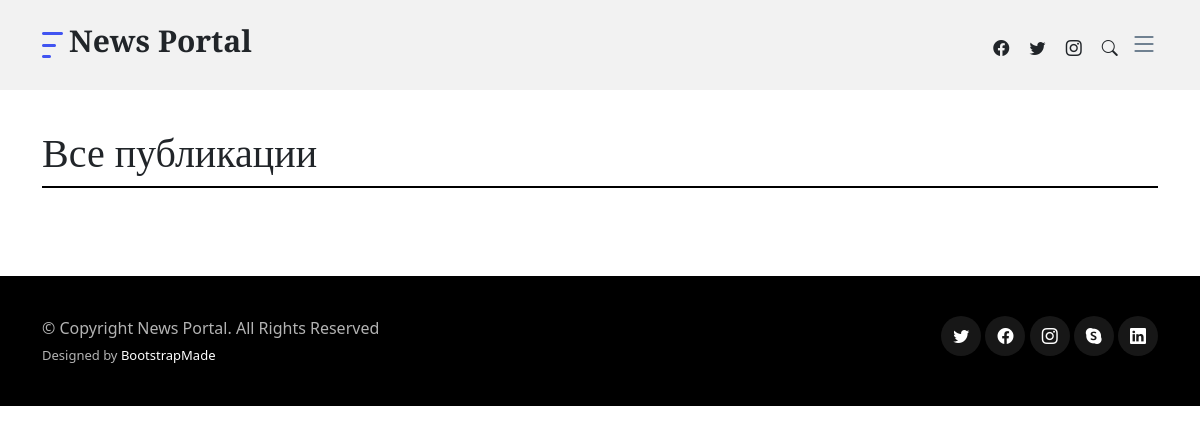
Before: /news/ with the older database file.
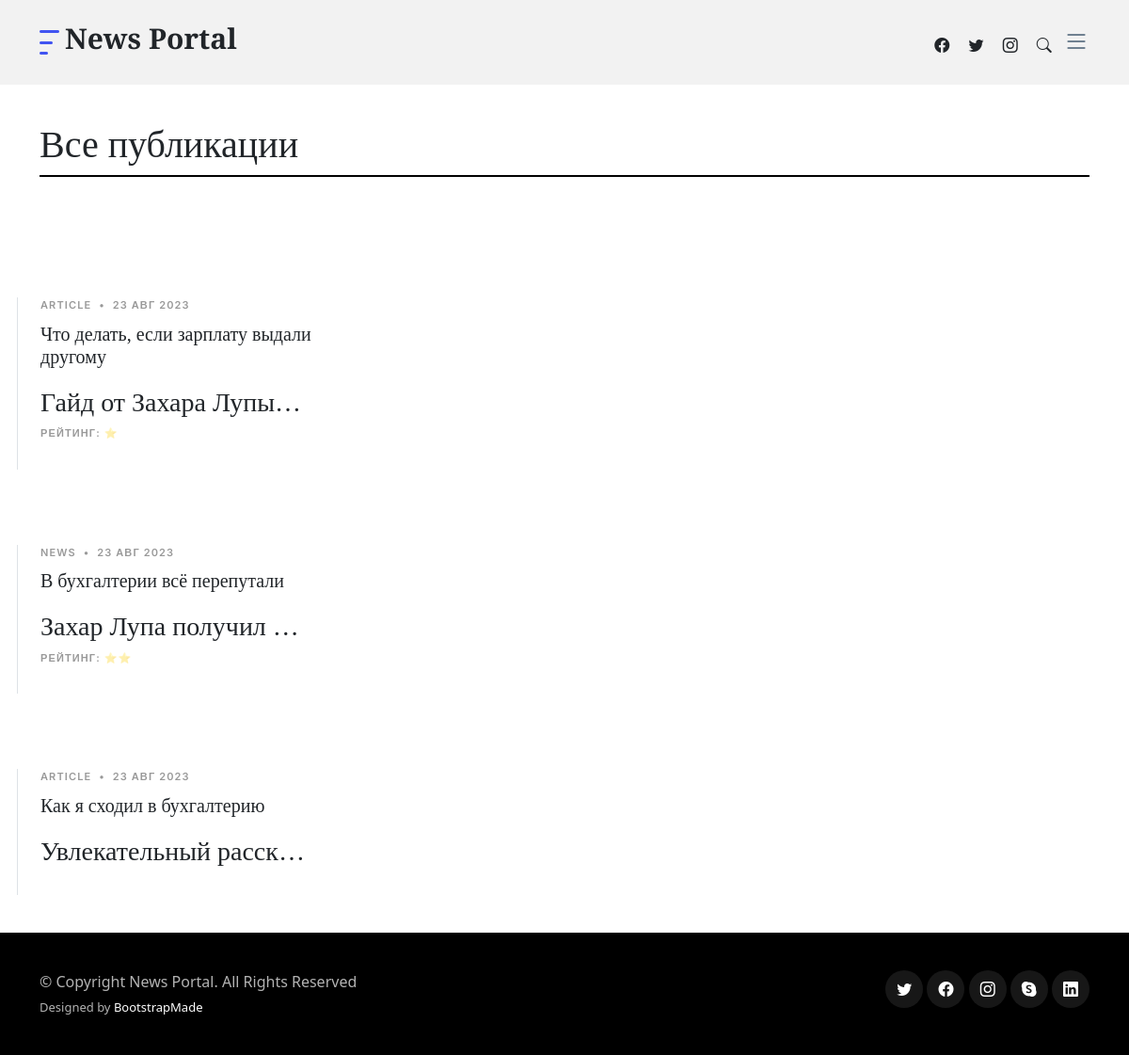
After: the same page with the newer database file.
### news/models.py (models this page shows, shortened)
class Post(models.Model):
    author = models.ForeignKey(Author, on_delete=models.CASCADE, verbose_name="author", related_name="posts")
    POST_TYPES = [('article', 'Статья'), ('news', 'Новость')]
    post_type = models.CharField(choices=POST_TYPES, max_length=7, default='article')
    created_at = models.DateTimeField(auto_now_add=True)
    category = models.ManyToManyField(Category, through='PostCategory')
    title = models.CharField(max_length=255)
    text = models.TextField()
    rating = models.IntegerField(default=0)

### news/views.py (the view)
# urls.py: path('news/', views.PostList.as_view()),
class PostList(ListView):
    model = Post
    ordering = '-created_at'
    template_name = 'posts.html'
    context_object_name = 'posts'

### news/templatetags/pro_filters.py (called while the page is built)
@register.filter()
def pretty_rating(value, param='&#x2B50;'):
    return value * param

### news/templatetags/pro_tags.py (called while the page is built)
@register.simple_tag()
def header(title='Привет!'):
    section = f'<section class="category-section"><div class="container" data-aos="fade-up"><div class="section-header d-flex justify-content-between align-items-center mb-5"><h1>{title}</h1></div></div></section>'
    return section

### templates/posts.html (shortened to what this page needs)
{% extends 'default.html' %}
{% load pro_filters %}
{% load pro_tags %}
{% block content %}
    {% autoescape off %}{% header "Все публикации" %}{% endautoescape  %}
    {% if posts %}
        {% for post in posts %}
        <section id="posts" class="posts">
            <div class="container" data-aos="fade-up">
                <div class="row g-5">
                    <div class="col-lg-4 border-start custom-border">
                        <div class="post-entry-1">
                            <div class="post-meta"><span>{{ post.post_type }}</span> <span class="mx-1">&bullet;</span> <span>{{ post.created_at|date:'d M Y' }}</span></div>
                            <a href="/news/{{ post.pk }}"><h2>{{ post.title|censor }}</h2></a>
                            <a href="/news/{{ post.pk }}"><h3>{{ post.text|censor|truncatechars:20 }}</h3></a>
                            {% if post.rating %}
                                <div class="post-meta"><span>Рейтинг: {{ post.rating|pretty_rating|safe }}</span></div>
                            {% endif %}
                            </div>
                        </div>
                    </div>
                </div>
            </section>
        {% endfor %}
    {% endif %}
{% endblock %}

### templates/default.html (shortened to what this page needs)
<!DOCTYPE html>
{% load static %}
<html>
<head>
        <link href={% static "vendor/bootstrap/css/bootstrap.min.css" %} rel="stylesheet">
        <link href={% static "vendor/bootstrap-icons/bootstrap-icons.css" %} rel="stylesheet">
        <link href={% static "vendor/swiper/swiper-bundle.min.css" %} rel="stylesheet">
        <link href={% static "vendor/glightbox/css/glightbox.min.css" %} rel="stylesheet">
        <link href={% static "vendor/aos/aos.css" %} rel="stylesheet">
        <link href={% static "css/variables.css" %} rel="stylesheet">
        <link href={% static "css/main.css" %} rel="stylesheet">
  </head>
<body>
  {% include 'header.html' %}
  <main id="main">
    {% block content %}
    {% endblock %}
    </main>
  {% include 'footer.html' %}
  </body>
</html>

### templates/header.html (shortened to what this page needs)
{% load static %}
  <header id="header" class="header d-flex align-items-center fixed-top">
    <div class="container-fluid container-xl d-flex align-items-center justify-content-between">
      <a href="/" class="logo d-flex align-items-center">
        <img src={% static "img/logo.png" %} alt="">
        <h1>News Portal</h1>
      </a>
      <div class="position-relative">
        <a href="#" class="mx-2"><span class="bi-facebook"></span></a>
        <a href="#" class="mx-2"><span class="bi-twitter"></span></a>
        <a href="#" class="mx-2"><span class="bi-instagram"></span></a>
        <a href="#" class="mx-2 js-search-open"><span class="bi-search"></span></a>
        <i class="bi bi-list mobile-nav-toggle"></i>
      </div>
    </div>
  </header>

### templates/footer.html (shortened to what this page needs)
{% load static %}
 <footer id="footer" class="footer">
    <div class="footer-legal">
      <div class="container">
        <div class="row justify-content-between">
          <div class="col-md-6 text-center text-md-start mb-3 mb-md-0">
            <div class="copyright">
              © Copyright <strong><span>News Portal</span></strong>. All Rights Reserved
            </div>
            <div class="credits">
              Designed by <a href="https://bootstrapmade.com/">BootstrapMade</a>
            </div>
          </div>
          <div class="col-md-6">
            <div class="social-links mb-3 mb-lg-0 text-center text-md-end">
              <a href="#" class="twitter"><i class="bi bi-twitter"></i></a>
              <a href="#" class="facebook"><i class="bi bi-facebook"></i></a>
              <a href="#" class="instagram"><i class="bi bi-instagram"></i></a>
              <a href="#" class="google-plus"><i class="bi bi-skype"></i></a>
              <a href="#" class="linkedin"><i class="bi bi-linkedin"></i></a>
            </div>
          </div>
        </div>
      </div>
    </div>
  </footer>

### assets/css/variables.css (style rules this page uses)
:root { --font-default: 'EB Garamond', system-ui, -apple-system, "Segoe UI", Roboto, "Helvetica Neue", Arial, "Noto Sans", "Liberation Sans", sans-serif, "Apple Color Emoji", "Segoe UI Emoji", "Segoe UI Symbol", "Noto Color Emoji"; --font-primary: 'EB Garamond', serif; --font-secondary: 'Inter', sans-serif; --color-default: #212529; --color-default-rgb: 33, 37, 41; --color-links: #212529; --color-links-hover: #15171a; --color-primary: #212529; --color-primary-light: #26282c; --color-primary-dark: #0b0c0e; --color-primary-rgb: 33, 37, 41; --color-primary-light-rgb: 38, 40, 44; --color-primary-dark-rgb: 11, 12, 14; --color-secondary: #596d80; --color-secondary-light: #8498aa; --color-secondary-dark: #404f5c; --color-secondary-rgb: 89, 109, 128; --color-secondary-light-rgb: 132, 152, 170; --color-secondary-dark-rgb: 64, 79, 92; --color-blue: #0d6efd; --color-blue-rgb: 13, 110, 253; --color-indigo: #6610f2; --color-indigo-rgb: 102, 16, 242; --color-purple: #6f42c1; --color-purple-rgb: 111, 66, 193; --color-pink: #f3268c; --color-pink-rgb: 243, 38, 140; --color-red: #df1529; --color-red-rgb: 223, 21, 4; --color-orange: #fd7e14; --color-orange-rgb: 253, 126, 20; --color-yellow: #ffc107; --color-yellow-rgb: 255, 193, 7; --color-green: #059652; --color-green-rgb: 5, 150, 82; --color-teal: #20c997; --color-teal-rgb: 32, 201, 151; --color-cyan: #0dcaf0; --color-cyan-rgb: 13, 202, 240; --color-white: #ffffff; --color-white-rgb: 255, 255, 255; --color-gray: #6c757d; --color-gray-rgb: 108, 117, 125; --color-black: #000000; --color-black-rgb: 0, 0, 0; }
:root { --bs-blue: var(--color-blue); --bs-indigo: var(--color-indigo); --bs-purple: var(--color-purple); --bs-pink: var(--color-pink); --bs-red: var(--color-red); --bs-orange: var(--color-orange); --bs-yellow: var(--color-yellow); --bs-green: var(--color-green); --bs-teal: var(--color-teal); --bs-cyan: var(--color-cyan); --bs-white: var(--color-white); --bs-gray: var(--color-gray); --bs-gray-dark: #343a40; --bs-gray-100: #f8f9fa; --bs-gray-200: #e9ecef; --bs-gray-300: #dee2e6; --bs-gray-400: #ced4da; --bs-gray-500: #adb5bd; --bs-gray-600: #6c757d; --bs-gray-700: #495057; --bs-gray-800: #343a40; --bs-gray-900: #212529; --bs-primary: var(--color-blue); --bs-secondary: var(--color-blue); --bs-success: #198754; --bs-info: #0dcaf0; --bs-warning: #ffc107; --bs-danger: #dc3545; --bs-light: #f8f9fa; --bs-dark: #212529; --bs-primary-rgb: var(--color-primary-rgb); --bs-secondary-rgb: var(--color-secondary-rgb); --bs-success-rgb: 25, 135, 84; --bs-info-rgb: 13, 202, 240; --bs-warning-rgb: 255, 193, 7; --bs-danger-rgb: 220, 53, 69; --bs-light-rgb: 248, 249, 250; --bs-dark-rgb: 33, 37, 41; --bs-white-rgb: var(--color-white-rgb); --bs-black-rgb: var(--color-black-rgb); --bs-body-color-rgb: var(--color-default-rgb); --bs-body-bg-rgb: 255, 255, 255; --bs-font-sans-serif: var(--font-default); --bs-font-monospace: SFMono-Regular, Menlo, Monaco, Consolas, "Liberation Mono", "Courier New", monospace; --bs-gradient: linear-gradient(180deg, rgba(255, 255, 255, 0.15), rgba(255, 255, 255, 0)); --bs-body-font-family: var(--font-default); --bs-body-font-size: 1rem; --bs-body-font-weight: 400; --bs-body-line-height: 1.5; --bs-body-color: var(--color-default); --bs-body-bg: #fff; }

Changed rows visible on the page:
added Post: post_type "ARTICLE", created_at "23 АВГ 2023", title|censor "Что делать, если зарплату выдали другому", text|censor "Гайд от Захара Лупы…", rating|pretty_rating "⭐"
added Post: post_type "NEWS", created_at "23 АВГ 2023", title|censor "В бухгалтерии всё перепутали", text|censor "Захар Лупа получил …", rating|pretty_rating "⭐⭐"
added Post: post_type "ARTICLE", created_at "23 АВГ 2023", title|censor "Как я сходил в бухгалтерию", text|censor "Увлекательный расск…"
